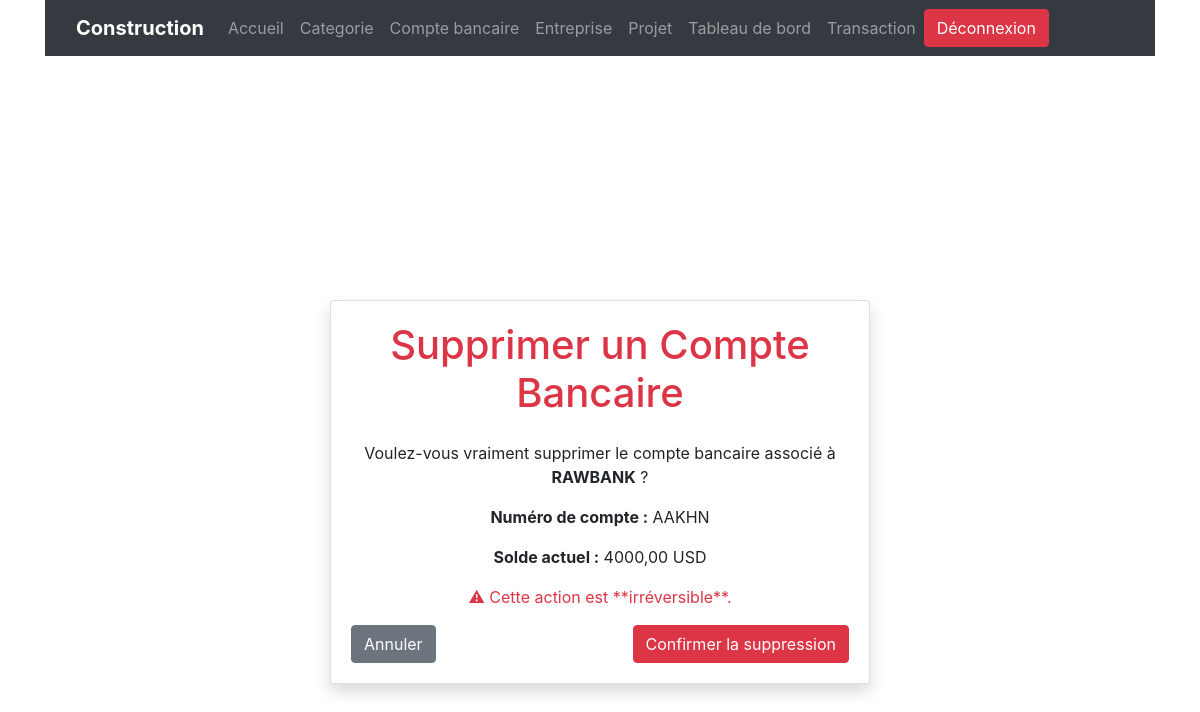
Page /compte_bancaire/supprimer/1/ (signed in) on the committed database.
### entreprise/models.py (models this page shows, shortened)
class CompteBancaire(models.Model):
    company = models.ForeignKey('Company', on_delete=models.CASCADE, verbose_name="Entreprise associée")
    bank_name = models.CharField(max_length=255, verbose_name="Nom de la banque")
    account_number = models.CharField(max_length=50, unique=True, verbose_name="Numéro de compte")
    account_currency = models.CharField(max_length=10, verbose_name="Devise du compte")
    current_balance = models.DecimalField(max_digits=15, decimal_places=2, verbose_name="Solde actuel", default=0.00)
    created_at = models.DateTimeField(auto_now_add=True, verbose_name="Date de création")
    updated_at = models.DateTimeField(auto_now=True, verbose_name="Dernière mise à jour")

### entreprise/views.py (the view)
# urls.py: path('compte_bancaire/supprimer/<int:compte_id>/', supprimer_compte_bancaire, name='supprimer_compte_bancaire'),
@login_required
def supprimer_compte_bancaire(request, compte_id):
    compte = get_object_or_404(CompteBancaire, pk=compte_id)  # Use pk here
    if request.method == 'POST':
        compte.delete()
        messages.success(request, "Compte bancaire supprimé avec succès !")
        return redirect('compte_bancaire')
    return render(request, './compte_bancaire/supprimer_compte_bancaire.html', {'compte': compte})

### entreprise/templates/compte_bancaire/supprimer_compte_bancaire.html (shortened to what this page needs)
{% extends "base_templates.html" %}
{% block contenu %}
{% include "navbar/navbar.html" %}
<div class="container d-flex align-items-center justify-content-center vh-100 mt-5 mb-5">
    <div class="card shadow w-50 mb-4">
        <div class="card-body">
            <h1 class="text-center text-danger mb-4">Supprimer un Compte Bancaire</h1>
            <p class="text-center">Voulez-vous vraiment supprimer le compte bancaire associé à <strong>{{ compte.bank_name }}</strong> ?</p>
            <p class="text-center"><strong>Numéro de compte :</strong> {{ compte.account_number }}</p>
            <p class="text-center"><strong>Solde actuel :</strong> {{ compte.current_balance }} {{ compte.account_currency }}</p>
            <p class="text-center text-danger">⚠ Cette action est **irréversible**.</p>
            <form method="post">
                <div class="d-flex justify-content-between mt-3">
                    <a href="{% url 'compte_bancaire' %}" class="btn btn-secondary"> Annuler</a>
                    <button type="submit" class="btn btn-danger"> Confirmer la suppression</button>
                </div>
            </form>
        </div>
    </div>
</div>
{% endblock contenu %}

### rows in the picture
CompteBancaire: bank_name "RAWBANK", account_number "AAKHN", current_balance "4000,00", account_currency "USD"
